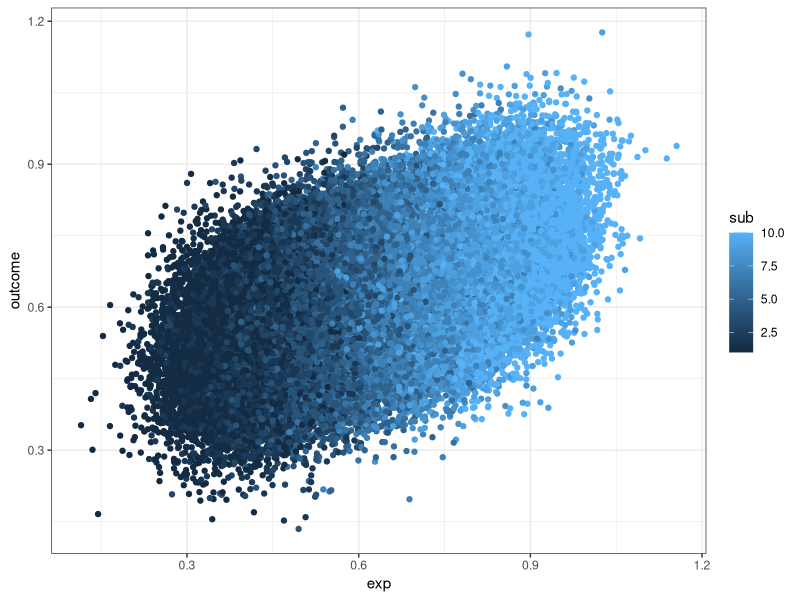
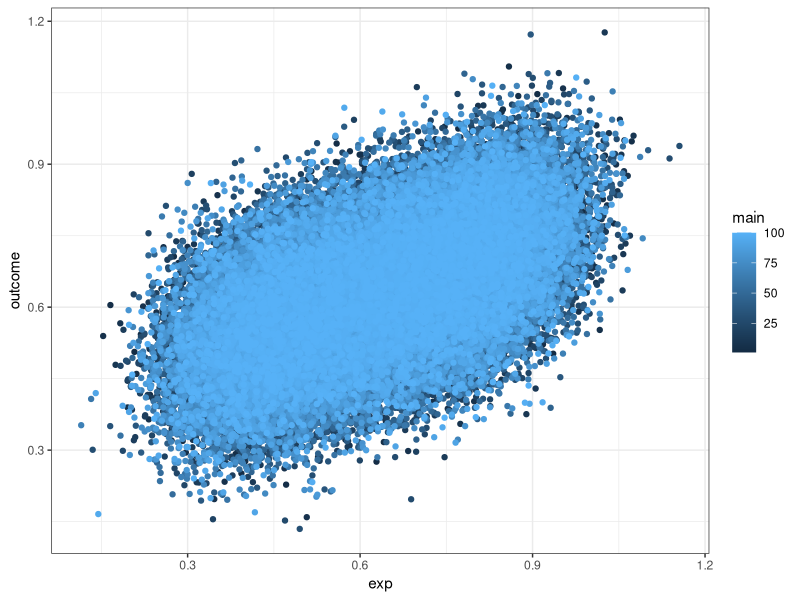
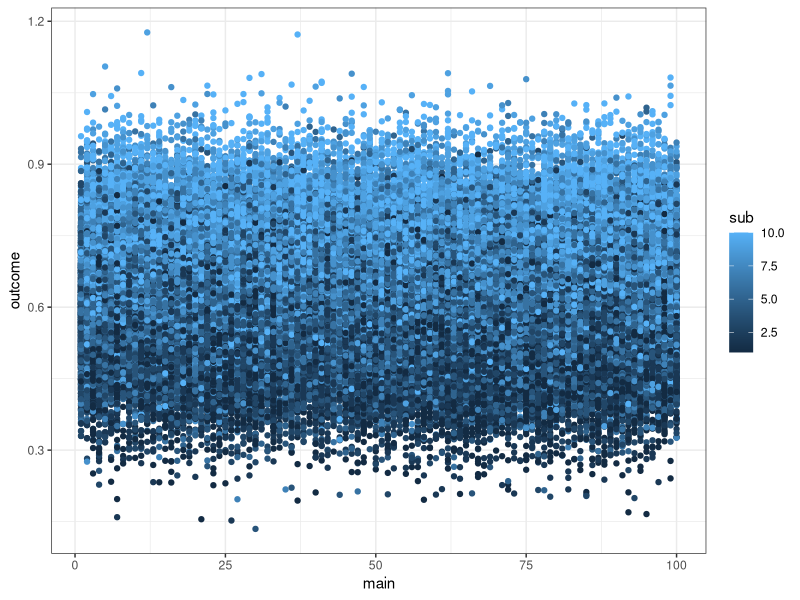
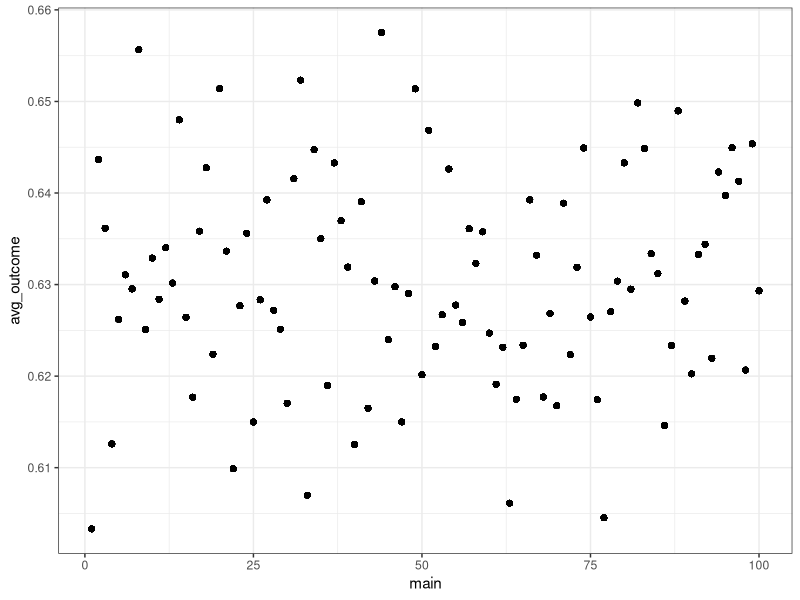
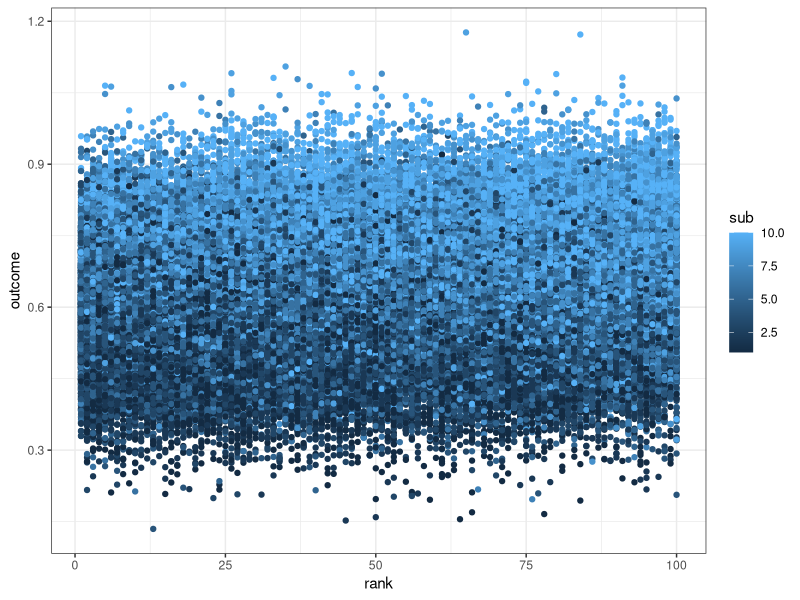
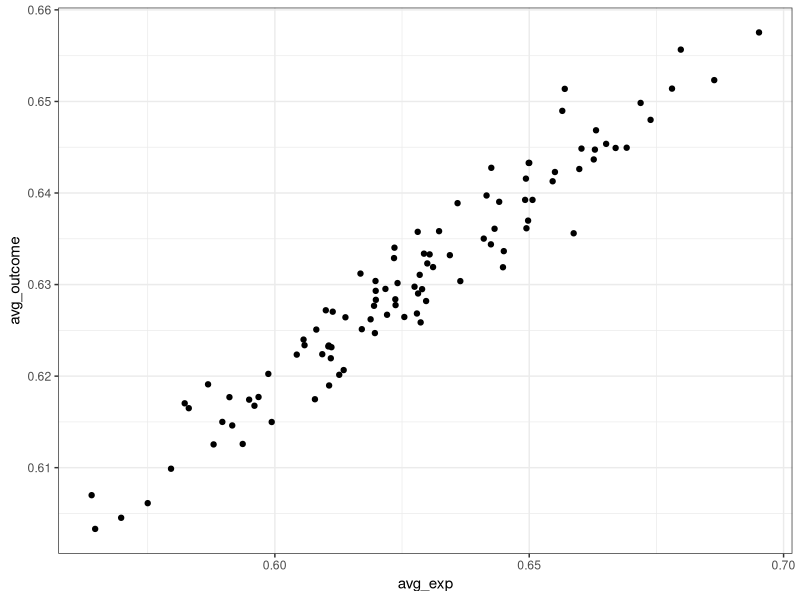
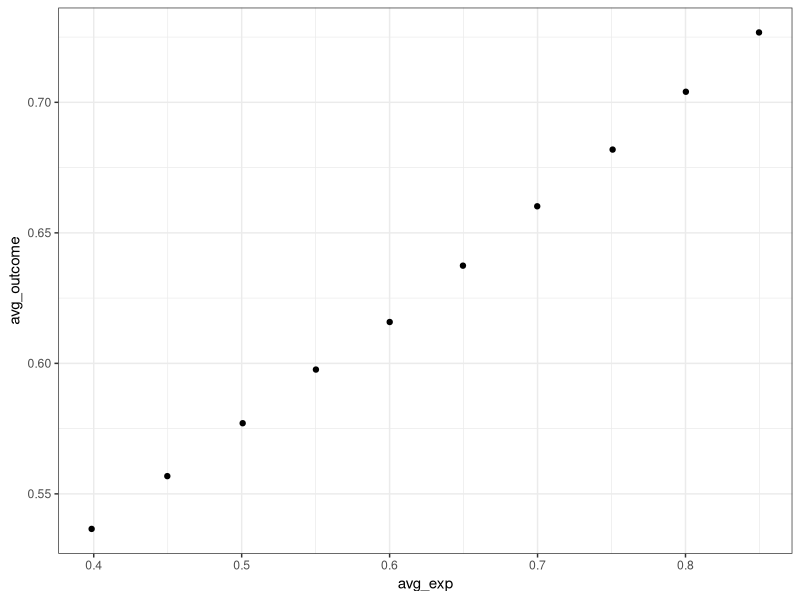
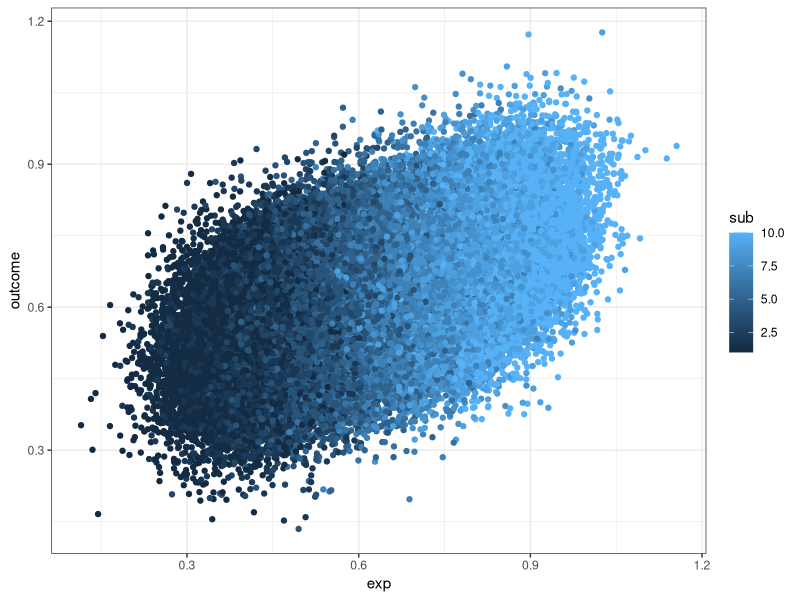

These charts were generated, in order, by the following R code:
########################################################################################################################################
# Ecological regression nonlinearities
#
# <some documentation>
########################################################################################################################################
# Set up workspace and load packages

rm(list=ls())

#Detach all  packages
detachAllPackages <- function() {
  basic.packages <- c("package:stats","package:graphics","package:grDevices","package:utils","package:datasets","package:methods","package:base")
  package.list <- search()[ifelse(unlist(gregexpr("package:",search()))==1,TRUE,FALSE)]
  package.list <- setdiff(package.list,basic.packages)
  if (length(package.list)>0)  for (package in package.list) detach(package, character.only=TRUE)
}
detachAllPackages()
library(tidyverse)
########################################################################################################################################
# 

# Sub territories and main territories
subter <- c(1:10)
mainter <- c(1:100)

n <- 1000 # number of people per main territory

# Define probabilities of subter for each main ter
probs <- matrix(   runif( length(mainter)*length(subter) ), nrow=length(mainter), ncol=length(subter), byrow=T   )
probs <- t(apply(probs,1,function(x) x/sum(x) ))

# Now define each person's exposure level
row <- 1
exp <- rep(NA,n*length(mainter))
sub <- exp[1:length(exp)]
main <- exp[1:length(exp)]
outcome <- exp[1:length(exp)]
for (m in mainter) { # loop over main territories
  for (i in 1:n) { # loop over sub territories
    
    main[row] <- m
    sub[row] <- sample(subter,size=1,prob=probs[m,])
    exp[row] <- (25+(5*sub[row]) + rnorm(1,mean=10,sd=7))/100
    outcome[row] <- 0.4 + (0.3*exp[row] + 0.1*exp[row]^2 + rnorm(1,mean=0,sd=0.1))
    row <- row+1 # increment row counter
  }
}

data <- as.data.frame(cbind(sub,main,exp,outcome))
########################################################################################################################################
# Plots of full data

# Plot of 
data %>%
  ggplot(aes(x=exp,y=outcome,group=sub,color=sub)) + geom_point() + theme_bw()


data %>%
  ggplot(aes(x=exp,y=outcome,group=main,color=main)) + geom_point() +  theme_bw() 

data %>%
  ggplot(aes(x=main,y=outcome,group=sub,color=sub)) + geom_point() +  theme_bw() 


data %>%
  group_by(main) %>%
  mutate(avg_outcome = mean(outcome)) %>%
  mutate(rank = rank(avg_outcome)) %>%
  arrange(avg_outcome) %>%
  ggplot(aes(x=main,y=avg_outcome)) + geom_point() +  theme_bw() 


data %>%
  group_by(main) %>%
  mutate(avg_outcome = mean(outcome)) %>%
  ungroup() %>%
  mutate(rank = dense_rank(avg_outcome)) %>%
  arrange(rank) %>%
  ggplot(aes(x=rank,y=outcome,color=sub)) + geom_point() +  theme_bw() 

# Make collapsed version of data (main)
data %>%
  group_by(main) %>%
  summarise(avg_exp = mean(exp),
            avg_outcome = mean(outcome)) %>%
  ggplot(aes(x=avg_exp,y=avg_outcome)) + geom_point() +  theme_bw() 

# make collapsed version by sub
data %>%
  group_by(sub) %>%
  summarise(avg_exp = mean(exp),
            avg_outcome = mean(outcome)) %>%
  ggplot(aes(x=avg_exp,y=avg_outcome)) + geom_point()  +  theme_bw()  # + geom_smooth(method='lm', formula = y ~ x + I(x^2))

# Revisit the subter version
data %>%
  ggplot(aes(x=exp,y=outcome,group=sub,color=sub)) + geom_point() +  theme_bw() 

####################################################################################################
# Regressions 

data %>%
  lm(outcome ~ exp + I(exp^2), data=.) %>%
  summary()

# make collapsed version by sub
data %>%
  group_by(sub) %>%
  summarise(avg_exp = mean(exp),
            avg_outcome = mean(outcome)) %>%
  lm(avg_outcome ~ avg_exp + I(avg_exp^2), data=.) %>%
  summary()

# make collapsed version by sub
data %>%
  group_by(main) %>%
  summarise(avg_exp = mean(exp),
            avg_outcome = mean(outcome)) %>%
  lm(avg_outcome ~ avg_exp + I(avg_exp^2), data=.) %>%
  summary()





